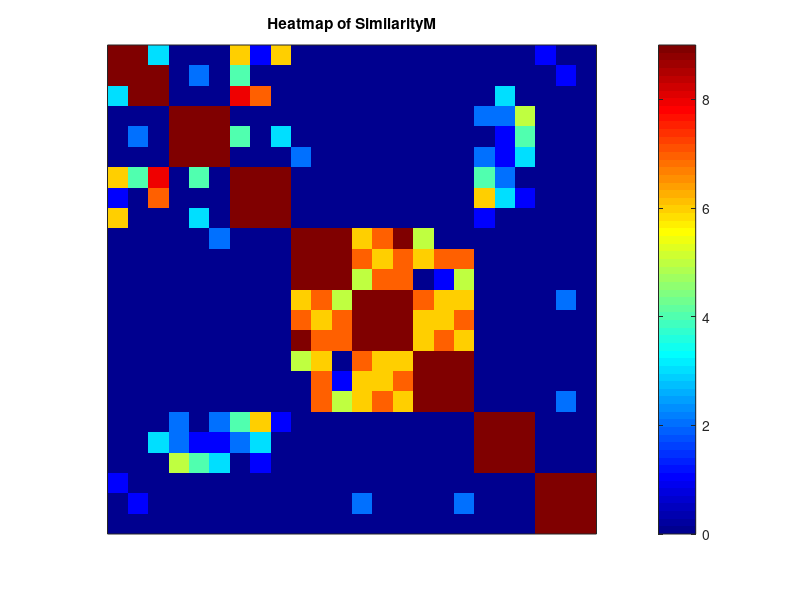
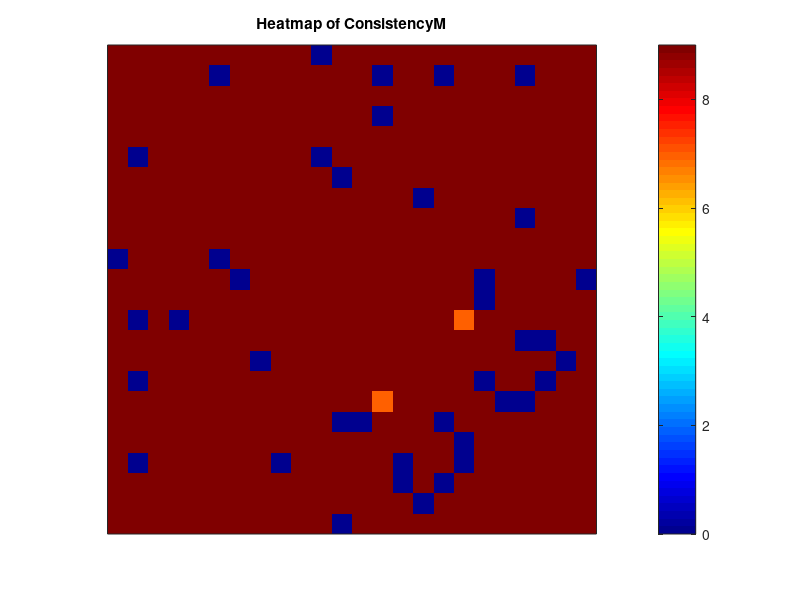
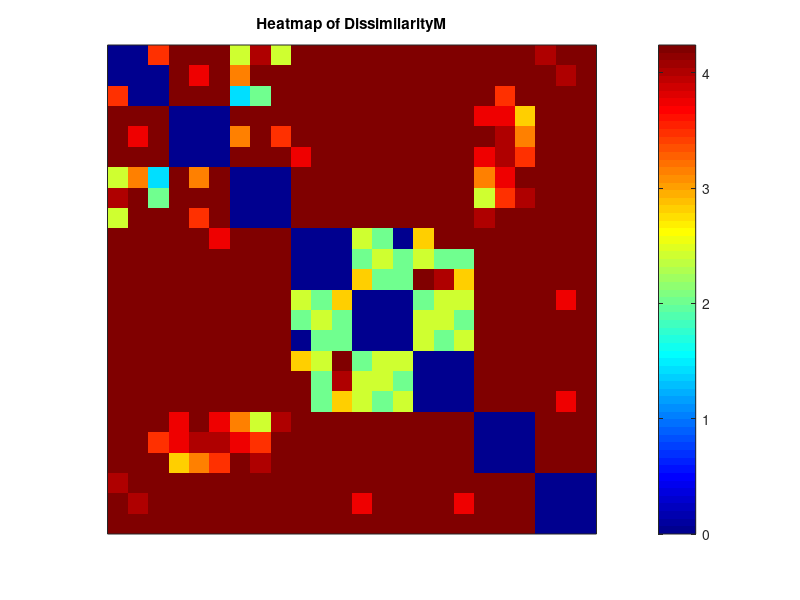
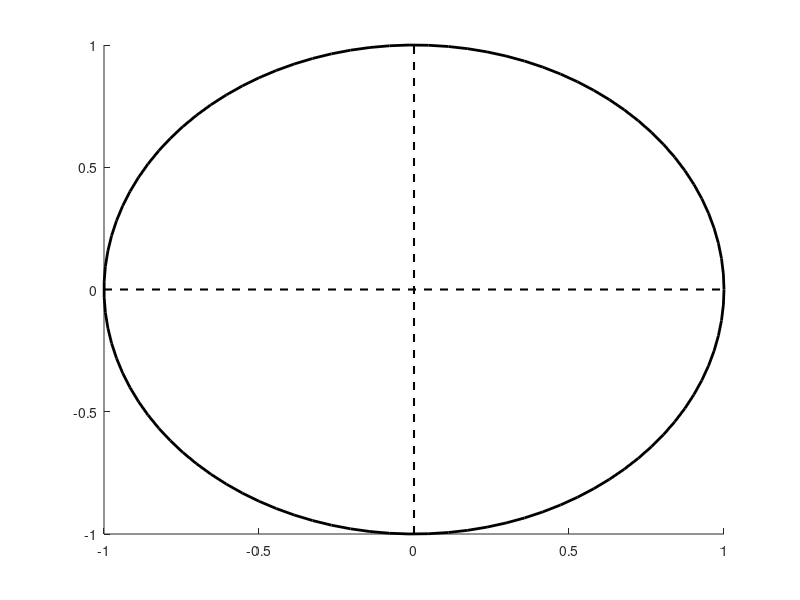

Write MATLAB code to recreate these figures, in order. (Note: this script raises an error after producing the figures.)
% --- Define the image directory ---
img_path = ''; %ADD YOUR PATH TO THE IMAGES

% --- Get image names and sort them ---
images = dir(fullfile(img_path, '*.jpg'));
imageNames = {images.name}; 
imageNames = erase(imageNames, '.jpg'); 
imageNames = sort(imageNames);  % Ensure correct order

% --- Extract unique emotions and assign sub-indices (1,2,3) ---
uniqueEmotions = unique(cellfun(@(x) strtok(x, '_'), imageNames, 'UniformOutput', false));
formattedLabels = {}; 

for i = 1:length(uniqueEmotions)
    for j = 1:3  % Assuming 3 images per emotion
        formattedLabels{end+1} = sprintf('%s%d', uniqueEmotions{i}, j);
    end
end

% --- Load similarity and consistency matrices ---
data = load('emotions_analysis_v2.mat');
similarityM = data.simScores.similarityM;
consistencyM = data.simScores.consistencyM;

% --- Similarity Heatmap ---
figure;
imagesc(similarityM);
colorbar;
title('Heatmap of SimilarityM');
axis square;
colormap jet;

% Restore axis labels
xticks(1:length(formattedLabels));  
yticks(1:length(formattedLabels));  
xticklabels(formattedLabels);  
yticklabels(formattedLabels);  
xtickangle(45);  % Rotate X labels to avoid overlap

% --- Consistency Heatmap ---
figure;
imagesc(consistencyM);
colorbar;
title('Heatmap of ConsistencyM');
axis square;
colormap jet;

xticks(1:length(formattedLabels));  
yticks(1:length(formattedLabels));  
xticklabels(formattedLabels);  
yticklabels(formattedLabels);  
xtickangle(45);

% --- Compute the Dissimilarity Matrix ---
D = zeros(size(similarityM));
for i = 1:size(similarityM, 1)
    for j = 1:size(similarityM, 2)
        D(i,j) = sqrt(similarityM(i,i) - 2*similarityM(i,j) + similarityM(j,j));
    end
end

% --- Dissimilarity Heatmap ---
figure;
imagesc(D);
colorbar;
title('Heatmap of DissimilarityM');
axis square;
colormap jet;

% Restore axis labels
xticks(1:length(formattedLabels));  
yticks(1:length(formattedLabels));  
xticklabels(formattedLabels);  
yticklabels(formattedLabels);  
xtickangle(45);

% --- Multidimensional Scaling (MDS) ---
D_squared = D.^2;
n = size(D_squared, 1);
J = eye(n) - (1/n) * ones(n);  
B = -0.5 * J * D_squared * J;

% Eigenvalue decomposition
[EigVec, EigVal] = eig(B);
[EigValSorted, idx] = sort(diag(EigVal), 'descend'); 
EigVecSorted = EigVec(:, idx);  
X_2D = EigVecSorted(:, 1:2) * sqrt(diag(EigValSorted(1:2)));

% --- Normalize the 2D coordinates ---
X_2D = X_2D - mean(X_2D); % Center the data at (0,0)
X_2D = X_2D / max(abs(X_2D(:))); % Normalize within [-1,1]

% --- Convert to polar coordinates ---
[theta, rho] = cart2pol(X_2D(:,1), X_2D(:,2)); % Convert to (angle, radius)

% --- Scale radius to fit within a unit circle ---
rho = rho / max(rho) * 1; % Ensure all points stay inside the unit circle

% --- Convert back to Cartesian coordinates ---
[X_circle, Y_circle] = pol2cart(theta, rho);

% --- Define Emotion Colors ---
emotionMap = containers.Map({'angry', 'boredom', 'disgusted', 'friendly', 'happiness', 'laughter', 'sadness', 'surprised'}, ...
                            {'r', 'b', 'g', 'y', 'm', 'c', 'k', [1, 0.5, 0.5]});

% --- Extract Emotion Labels ---
emotionLabels = cell(1, length(imageNames));
for i = 1:length(imageNames)
    emotion = strtok(imageNames{i}, '_');
    emotionLabels{i} = emotion;
end

% --- Circular Plot ---
figure;
hold on;

% Draw a thicker reference circle
thetaCircle = linspace(0, 2*pi, 100);
plot(cos(thetaCircle), sin(thetaCircle), 'k', 'LineWidth', 2); % Unit circle

% Draw axes with better visibility
plot([-1 1], [0 0], 'k--', 'LineWidth', 1.5); % Horizontal axis
plot([0 0], [-1 1], 'k--', 'LineWidth', 1.5); % Vertical axis

% Create scatter objects with a better legend structure
legendHandles = [];
legendLabels = {};

for i = 1:length(X_circle)
    if isKey(emotionMap, emotionLabels{i})
        color = emotionMap(emotionLabels{i});
        
        % Add scatter only once per emotion for the legend
        if ~ismember(emotionLabels{i}, legendLabels)
            h = scatter(X_circle(i), Y_circle(i), 100, color, 'filled', 'DisplayName', emotionLabels{i});
            legendHandles = [legendHandles, h];  
            legendLabels{end+1} = emotionLabels{i};
        else
            scatter(X_circle(i), Y_circle(i), 100, color, 'filled');  
        end
    else
        scatter(X_circle(i), Y_circle(i), 100, 'k', 'filled'); % Default to black if emotion is missing
    end
end

% --- Label the quadrants (based on the Circumplex Model) ---
text(0, 1.15, 'Passive/Calm', 'FontSize', 14, 'FontWeight', 'bold', 'HorizontalAlignment', 'center');
text(0, -1.15, 'Active/Aroused', 'FontSize', 14, 'FontWeight', 'bold', 'HorizontalAlignment', 'center');
text(1.15, 0, 'Negative', 'FontSize', 14, 'FontWeight', 'bold', 'HorizontalAlignment', 'center', 'Rotation', 270);
text(-1.15, 0, 'Positive', 'FontSize', 14, 'FontWeight', 'bold', 'HorizontalAlignment', 'center', 'Rotation', 90);

% --- Add diagonal labels ---
text(0.85, 0.85, 'Low Power/Control', 'FontSize', 12, 'FontAngle', 'italic', 'FontWeight', 'bold', 'HorizontalAlignment', 'center');
text(-0.85, 0.85, 'Conducive', 'FontSize', 12, 'FontAngle', 'italic', 'FontWeight', 'bold', 'HorizontalAlignment', 'center');
text(-0.85, -0.85, 'High Power/Control', 'FontSize', 12, 'FontAngle', 'italic', 'FontWeight', 'bold', 'HorizontalAlignment', 'center');
text(0.85, -0.85, 'Obstructive', 'FontSize', 12, 'FontAngle', 'italic', 'FontWeight', 'bold', 'HorizontalAlignment', 'center');

% --- Adjust Axis Limits and Labels ---
axis equal;
xlim([-1.2 1.2]);
ylim([-1.2 1.2]);

% Add legend in a better location
legend(legendHandles, legendLabels, 'Location', 'eastoutside');

title('Circular Representation of Emotions using MDS');
xlabel('');
ylabel('');

grid on;
hold off;
